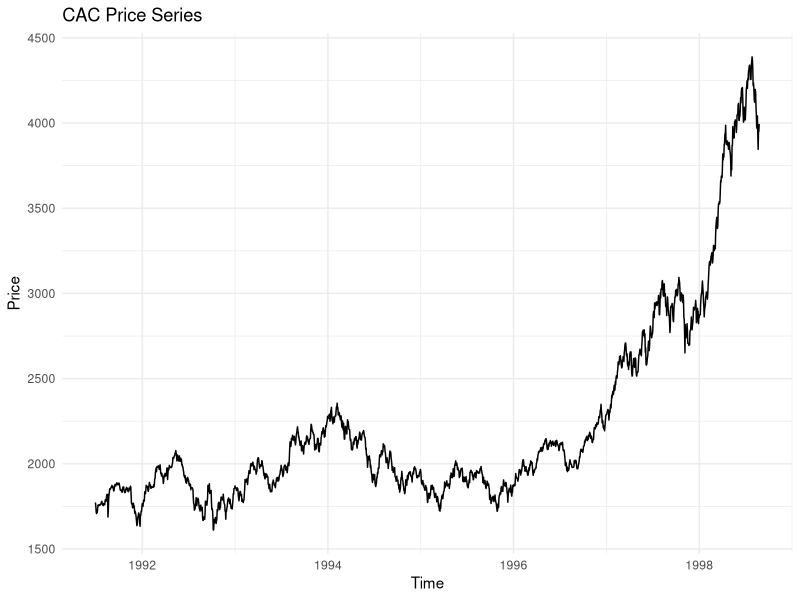
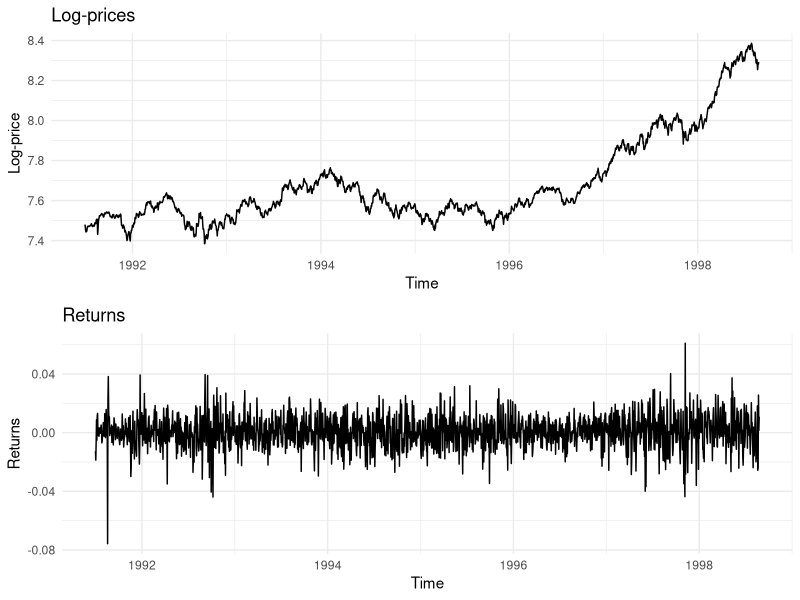
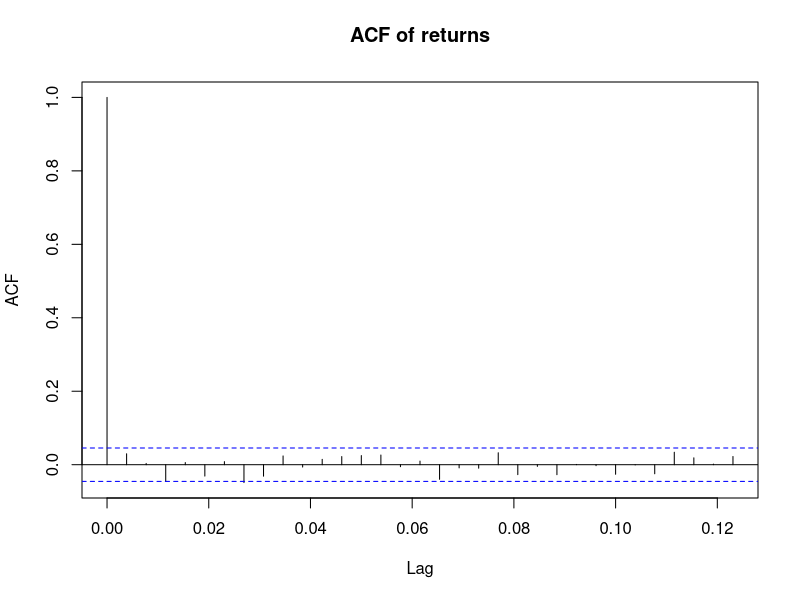
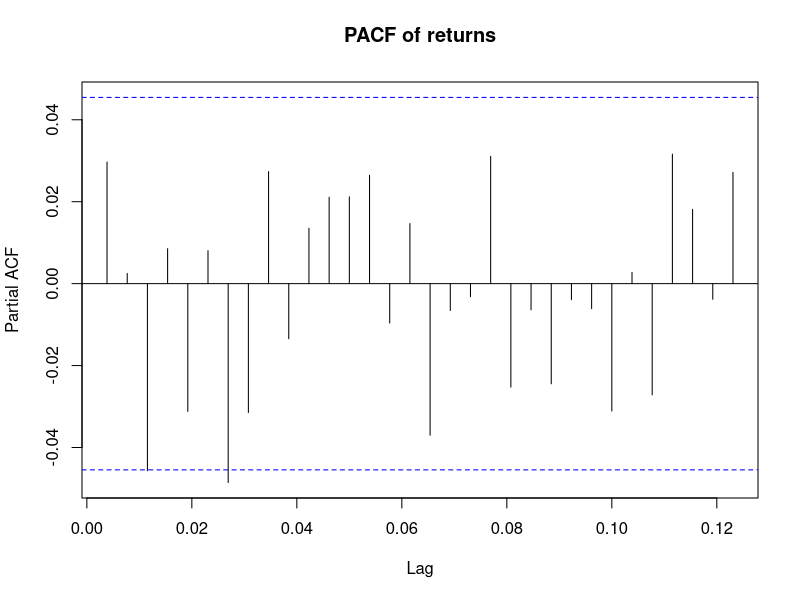
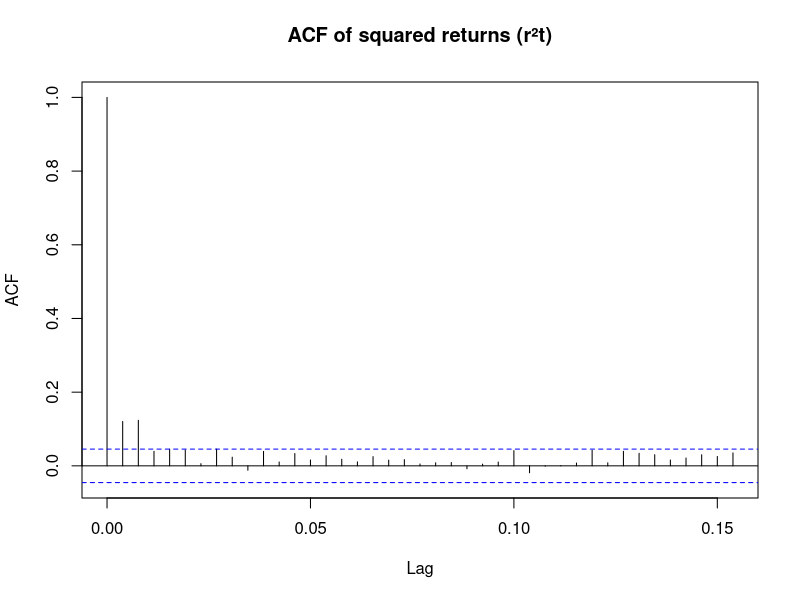
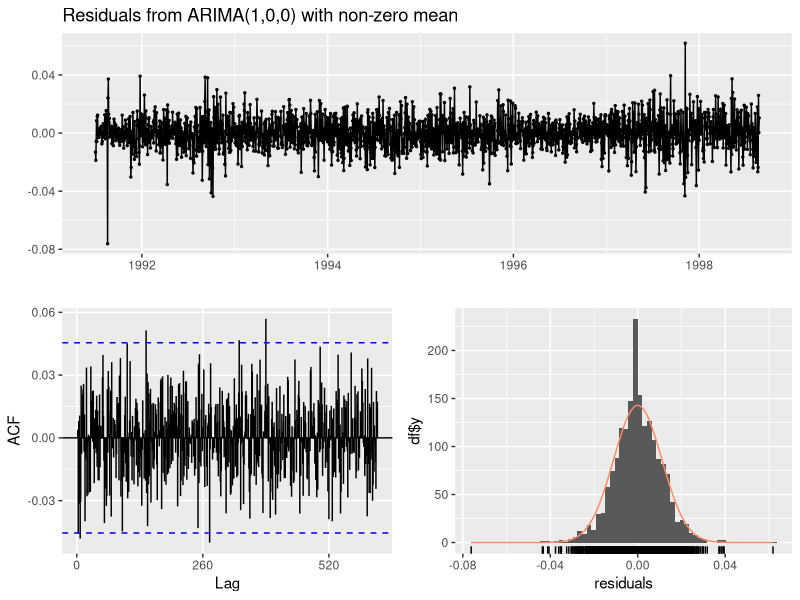
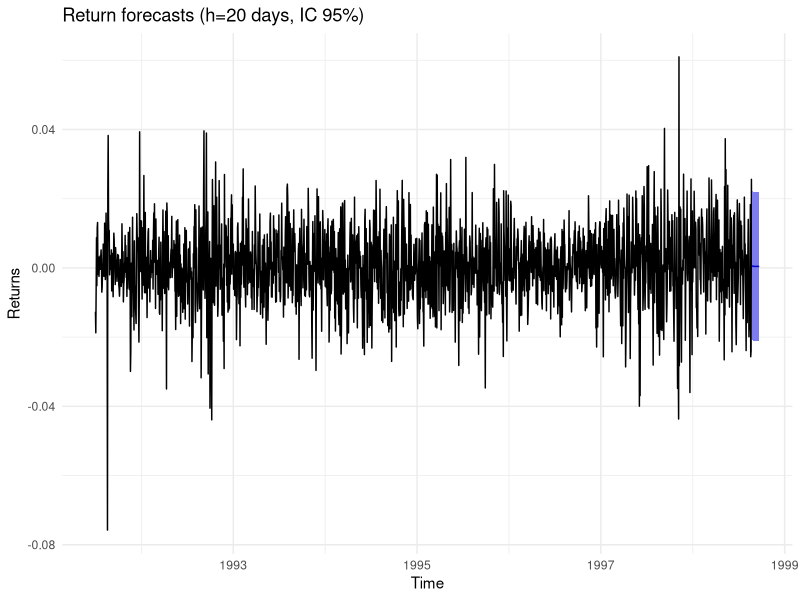
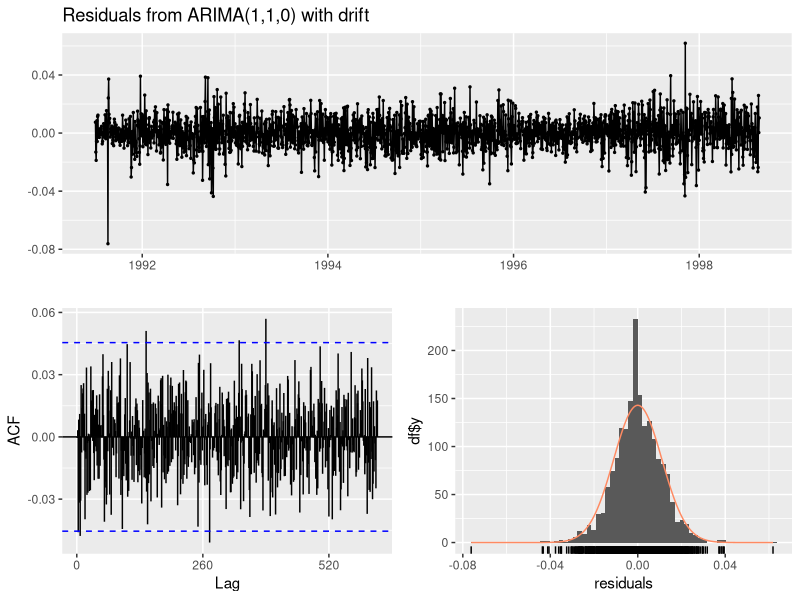

Here is the R script that generated these plots, in order:
## ---- chunk 1
knitr::opts_chunk$set(echo = TRUE)
## ---- chunk 2
library(forecast)
library(tseries)
library(ggplot2)
library(gridExtra)
## ---- chunk 3
data("EuStockMarkets")
str(EuStockMarkets)
frequency(EuStockMarkets)
time(EuStockMarkets)[c(1, length(time(EuStockMarkets)))]
colnames(EuStockMarkets)
## ---- chunk 4
CAC <- EuStockMarkets[, "CAC"]
autoplot(CAC) + 
  ggtitle("CAC Price Series") + 
  ylab("Price") + 
  xlab("Time") +
  theme_minimal()
## ---- chunk 5
pt <- log(CAC)
rt <- diff(pt)
## ---- chunk 6

p1 <- autoplot(pt) + 
  ggtitle("Log-prices") + 
  ylab("Log-price") + 
  theme_minimal()

p2 <- autoplot(rt) + 
  ggtitle("Returns") + 
  ylab("Returns") + 
  theme_minimal()

grid.arrange(p1, p2, ncol=1)
## ---- chunk 7
adf_price <- adf.test(CAC)
print(adf_price)
## ---- chunk 8
adf_price <- adf.test(CAC, k=1)
print(adf_price)
## ---- chunk 9
adf_rt <- adf.test(rt)
print(adf_rt)
## ---- chunk 10
adf_rt <- adf.test(rt, k=1)
print(adf_rt)
## ---- chunk 11
acf(na.omit(rt), main="ACF of returns")
pacf(na.omit(rt), main="PACF of returns")
## ---- chunk 12
r2t <- rt^2
acf(r2t, main="ACF of squared returns (r²t)", lag.max=40)
## ---- chunk 13
ARIMA100 <- Arima(rt, order=c(1,0,0))
ARIMA001 <- Arima(rt, order=c(0,0,1))
ARIMA101 <- Arima(rt, order=c(1,0,1))
ARIMA107 <- Arima(rt, order=c(1,0,7))
ARIMA007 <- Arima(rt, order=c(0,0,7))
## ---- chunk 14
models <- list(ARIMA100, ARIMA001, ARIMA101, ARIMA107, ARIMA007)
names_models <- c("ARIMA(1,0,0)", "ARIMA(0,0,1)", "ARIMA(1,0,1)", 
                  "ARIMA(1,0,7)", "ARIMA(0,0,7)")

comparison <- data.frame(
  Model = names_models,
  AIC = sapply(models, AIC),
  BIC = sapply(models, BIC),
  LogLik = sapply(models, logLik)
)
## ---- chunk 15
comparison
## ---- chunk 16
bestmodel = forecast::auto.arima(rt, d=0)
bestmodel
## ---- chunk 17
coef_model <- coef(bestmodel)
print(coef_model)
## ---- chunk 18
checkresiduals(bestmodel)

residuals <- residuals(bestmodel)
lb_test <- Box.test(residuals, lag=20, type="Ljung-Box", fitdf=length(coef(bestmodel)))
print(lb_test)
## ---- chunk 19
lb_test_sq <- Box.test(residuals^2, lag=20, type="Ljung-Box")
print(lb_test_sq)
## ---- chunk 20
h <- 20
forecast_r <- forecast(bestmodel, h=h, level=95)

autoplot(forecast_r) + 
  ggtitle("Return forecasts (h=20 days, IC 95%)") +
  ylab("Returns") +
  xlab("Time") +
  theme_minimal()

print(forecast_r)
## ---- chunk 21
ARIMA110 <- Arima(pt, order=c(1,1,0))
ARIMA011 <- Arima(pt, order=c(0,1,1))
ARIMA111 <- Arima(pt, order=c(1,1,1))
ARIMA117 <- Arima(pt, order=c(1,1,7))
ARIMA017 <- Arima(pt, order=c(0,1,7))
## ---- chunk 22
models <- list(ARIMA110, ARIMA011, ARIMA111, ARIMA117, ARIMA017)
names_models <- c("ARIMA(1,1,0)", "ARIMA(0,1,1)", "ARIMA(1,1,1)", 
                  "ARIMA(1,1,7)", "ARIMA(0,1,7)")

comparison <- data.frame(
  Model = names_models,
  AIC = sapply(models, AIC),
  BIC = sapply(models, BIC),
  LogLik = sapply(models, logLik)
)
## ---- chunk 23
comparison
## ---- chunk 24
bestmodel1 = forecast::auto.arima(pt, d=1)
bestmodel1
## ---- chunk 25
coef_model1 <- coef(bestmodel1)
print(coef_model1)
## ---- chunk 26
checkresiduals(bestmodel1)

residuals1 <- residuals(bestmodel1)
lb_test1 <- Box.test(residuals1, lag=20, type="Ljung-Box", fitdf=length(coef(bestmodel1)))
print(lb_test1)
## ---- chunk 27
lb_test_sq1 <- Box.test(residuals1^2, lag=20, type="Ljung-Box")
print(lb_test_sq1)
## ---- chunk 28
h <- 20
forecast_r1 <- forecast(bestmodel1, h=h, level=95)

autoplot(forecast_r1) + 
  ggtitle("Log price forecasts (h=20 days, IC 95%)") +
  ylab("Log Prices") +
  xlab("Time") +
  theme_minimal()

print(forecast_r1)
## ---- chunk 29
bestmodel2 = forecast::auto.arima(CAC, d=1)
bestmodel2
## ---- chunk 30
AIC(bestmodel1) < AIC(bestmodel2)
